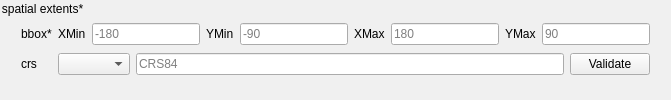
                 <widget class="QGroupBox" name="groupBox_8">
                  <property name="styleSheet">
                   <string notr="true">
                      QGroupBox {
                        background-color: rgba(240, 240, 240, 1);  /* change to your desired color */
                        border: 0px solid #ffffffff;     /* optional: border styling */
                        border-radius: 6px;         /* optional: rounded corners */
                        margin-top: 1.5em; /* reserve space for the title */
                        padding: 10px; 
                      }
                    </string>
                  </property>
                  <property name="title">
                   <string>spatial extents*</string>
                  </property>
                  <layout class="QGridLayout" name="_58">
                   <item row="0" column="0">
                    <widget class="QLabel" name="label_69">
                     <property name="text">
                      <string>bbox*</string>
                     </property>
                    </widget>
                   </item>
                   <item row="0" column="1">
                    <layout class="QGridLayout" name="_59">
                     <item row="0" column="0">
                      <layout class="QHBoxLayout" name="_60">
                       <item>
                        <widget class="QLabel" name="label_70">
                         <property name="text">
                          <string>XMin</string>
                         </property>
                        </widget>
                       </item>
                       <item>
                        <widget class="QLineEdit" name="lineEditResExtentsSpatialXMin">
                         <property name="placeholderText">
                          <string>-180</string>
                         </property>
                        </widget>
                       </item>
                      </layout>
                     </item>
                     <item row="0" column="1">
                      <layout class="QHBoxLayout" name="_61">
                       <item>
                        <widget class="QLabel" name="label_71">
                         <property name="text">
                          <string>YMin</string>
                         </property>
                        </widget>
                       </item>
                       <item>
                        <widget class="QLineEdit" name="lineEditResExtentsSpatialYMin">
                         <property name="placeholderText">
                          <string>-90</string>
                         </property>
                        </widget>
                       </item>
                      </layout>
                     </item>
                     <item row="0" column="2">
                      <layout class="QHBoxLayout" name="_62">
                       <item>
                        <widget class="QLabel" name="label_72">
                         <property name="text">
                          <string>XMax</string>
                         </property>
                        </widget>
                       </item>
                       <item>
                        <widget class="QLineEdit" name="lineEditResExtentsSpatialXMax">
                         <property name="placeholderText">
                          <string>180</string>
                         </property>
                        </widget>
                       </item>
                      </layout>
                     </item>
                     <item row="0" column="3">
                      <layout class="QHBoxLayout" name="_63">
                       <item>
                        <widget class="QLabel" name="label_73">
                         <property name="text">
                          <string>YMax</string>
                         </property>
                        </widget>
                       </item>
                       <item>
                        <widget class="QLineEdit" name="lineEditResExtentsSpatialYMax">
                         <property name="placeholderText">
                          <string>90</string>
                         </property>
                        </widget>
                       </item>
                      </layout>
                     </item>
                    </layout>
                   </item>
                   <item row="1" column="0">
                    <widget class="QLabel" name="label_74">
                     <property name="text">
                      <string>crs</string>
                     </property>
                    </widget>
                   </item>
                   <item row="1" column="1">
                    <layout class="QHBoxLayout" name="_64">
                     <item>
                      <widget class="QComboBox" name="comboBoxResExtentsSpatialCrsType"/>
                     </item>
                     <item>
                      <layout class="QHBoxLayout" name="_65">
                       <item>
                        <widget class="QLineEdit" name="lineEditResExtentsSpatialCrs">
                         <property name="placeholderText">
                          <string>CRS84</string>
                         </property>
                        </widget>
                       </item>
                       <item>
                        <widget class="QPushButton" name="validateResExtentsCrsButton">
                         <property name="text">
                          <string>Validate</string>
                         </property>
                        </widget>
                       </item>
                      </layout>
                     </item>
                    </layout>
                   </item>
                  </layout>
                 </widget>
